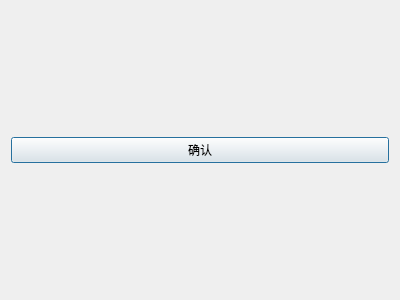
<?xml version="1.0" encoding="UTF-8"?>
<ui version="4.0">
 <class>SelectPanel</class>
 <widget class="QDialog" name="SelectPanel">
  <property name="geometry">
   <rect>
    <x>0</x>
    <y>0</y>
    <width>400</width>
    <height>300</height>
   </rect>
  </property>
  <property name="windowTitle">
   <string>Dialog</string>
  </property>
  <layout class="QVBoxLayout" name="verticalLayout">
   <item>
    <widget class="QPushButton" name="pushButton">
     <property name="text">
      <string>确认</string>
     </property>
    </widget>
   </item>
  </layout>
 </widget>
 <resources/>
 <connections/>
</ui>
